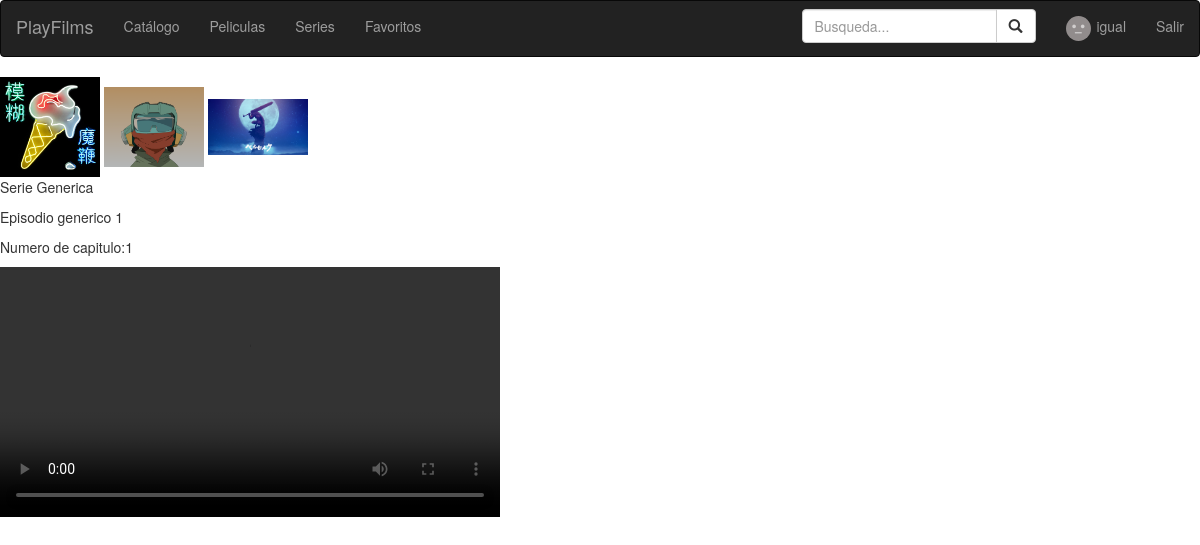
The app's page /catalogo/episode/1/ (signed in) with its own data.
### userprofiles/models.py (models this page shows, shortened)
class UserProfile(models.Model):
    type_of_user_choices = (
        (1, 'Premium'),
        (2, 'Estandar')
    )
    user = models.OneToOneField(User)
    type_of_user = models.IntegerField(choices=type_of_user_choices, default=2, verbose_name='tipo de usuario')
    avatar = models.ImageField(upload_to='avatars/', blank=True, default='avatars/default_app_avatar.png')
    favorites = models.ManyToManyField(Content, through='History')
    class Meta:
        verbose_name = 'Perfil de usuario'
        verbose_name_plural = 'Perfiles de usuario'

### catalogue/models.py (models this page shows, shortened)
class Content(models.Model):
    type_of_content_choices = (
        (1, "Pelicula"),
        (2, "Serie")
    )
    title = models.CharField(max_length=100, verbose_name='Titulo')
    content_file = models.FileField(upload_to='content', blank=True, verbose_name='archivo de video')
    score = models.FloatField(default=5, verbose_name='puntuación')
    actors = models.ManyToManyField(Actor, blank=True, verbose_name='actores')
    type_of_content = models.IntegerField(choices=type_of_content_choices, verbose_name='Tipo de contenido')
    category = models.ForeignKey(Category, verbose_name='Categorias')
    cover = models.ImageField(upload_to='covers', blank=True, verbose_name='Portada')
    class Meta():
        ordering = ['title', 'score']
        verbose_name = verbose_name_plural = 'contenido'
    def __str__(self):
        return self.title
    def player(self):
        return """
        <video controls width="200">
          <source src="%s" type="video/mp4">
        Your browser does not support the video element.
        </video>""" % self.content_file.url
    player.allow_tags = True

class Episode(models.Model):
    title = models.CharField(max_length=100, verbose_name='Titulo')
    order = models.PositiveIntegerField(verbose_name='Orden')
    episode_file = models.FileField(upload_to='content', verbose_name='Archivo del episodio')
    serie = models.ForeignKey(Content, on_delete=models.CASCADE)
    class Meta:
        verbose_name = 'Episodio'
        verbose_name_plural = 'Episodios'

### PlayFilms/mixins.py (the view)
    def wrapper(request, *args, **kwargs):
        user = request.user.userprofile
        if user.type_of_user == 2:
            return HttpResponseRedirect('/user/profile')
        else:
            return function(request, *args, **kwargs)

### PlayFilms/mixins.py (called while the page is built)
def premium_required(function):
    def wrapper(request, *args, **kwargs):
        user = request.user.userprofile
        if user.type_of_user == 2:
            return HttpResponseRedirect('/user/profile')
        else:
            return function(request, *args, **kwargs)
    return wrapper

### catalogue/views.py (called while the page is built)
def mejor_calificados():
    return Content.objects.all().order_by('-score')[0:5]

def cargar_info_usuario(request):
    is_auth = False
    username = None
    if request.user.is_authenticated():
        is_auth = True
        username = request.user.username
    data = {
        'is_auth': is_auth,
        'username': username,
    }
    return data

@login_required(login_url='/user/login/')
@premium_required
def episode_detail(request, pk):
    episode = Episode.objects.get(pk=pk)
    data = cargar_info_usuario(request)
    content = mejor_calificados()
    return render(request, 'episode.html', {'episode': episode, 'data': data, 'content':content})

### templates/episode.html (shortened to what this page needs)
{% extends 'base.html' %}
{% block content %}
  <div class="mejor-calificados">
    {% for elemento in content %}
      <img src="{{ elemento.cover.url }}" alt="{{ elemento.title }}" width="100px">
    {% endfor %}
  </div>
    <p>{{ episode.serie }}</p>
    <p>{{ episode.title }}</p>
    <p>Numero de capitulo:{{ episode.order }}</p>
    <video controls width="500">
        <source src="{{ episode.episode_file.url }}" type="video/mp4">
    </video>
{% endblock %}

### templates/base.html (shortened to what this page needs)
{% load staticfiles %}
<!DOCTYPE html>
<html>
<head>
  <link rel="stylesheet" href="{% static 'css/bootstrap.min.css' %}">
</head>
<body>
<header>
  <nav class="navbar navbar-inverse" role="navigation">
    <div class="navbar-header">
      <a class="navbar-brand" href="#">PlayFilms</a>
    </div>
    <div class="collapse navbar-collapse navbar-ex1-collapse">
      <ul class="nav navbar-nav">
        {% if data.is_auth %}
          <li><a href="{% url 'catalogue:content' %}">Catálogo</a></li>
          <li><a href="{% url 'catalogue:movies' %}">Peliculas</a></li>
          <li><a href="{% url 'catalogue:series' %}">Series</a></li>
          <li><a href="{% url 'user:favorites' %}">Favoritos</a></li>
      </ul>
      <ul class="nav navbar-nav navbar-right">
        <li>
            <a href="{% url 'user:profile' %}">
              <img src="{{ user.userprofile.avatar.url }}"  width="25px" height="25px" class="img-circle" style="margin-right: 2px;">
              {{ data.username }}
            </a>
          </li>
        <li><a href="{% url 'user:logout' %}">Salir</a></li>
      </ul>
      <form class="navbar-form navbar-right" role="search" action="{% url 'catalogue:content' %}" method="get">
        <div class="form-group">
          <form action="." method="GET" class="nav-bar-form">
            <div class="input-group">
              <input id="buscar" type="search" name="q" class="form-control" placeholder="Busqueda...">
              <div class="input-group-btn">
                <button class="btn btn-default" type="submit"><i class="glyphicon glyphicon-search"></i></button>
              </div>
            </div>
          </form>
        </div>
      </form>
        {% endif %}
    </div>
  </nav>
</header>
{% block content %}
{% endblock %}
</body>
</html>

### records on screen
Content: cover (picture)
Content: cover (picture)
Content: cover (picture)
Episode: serie "Serie Generica", title "Episodio generico 1", order "1"

### other values on screen
{{ data.username }} "igual"
